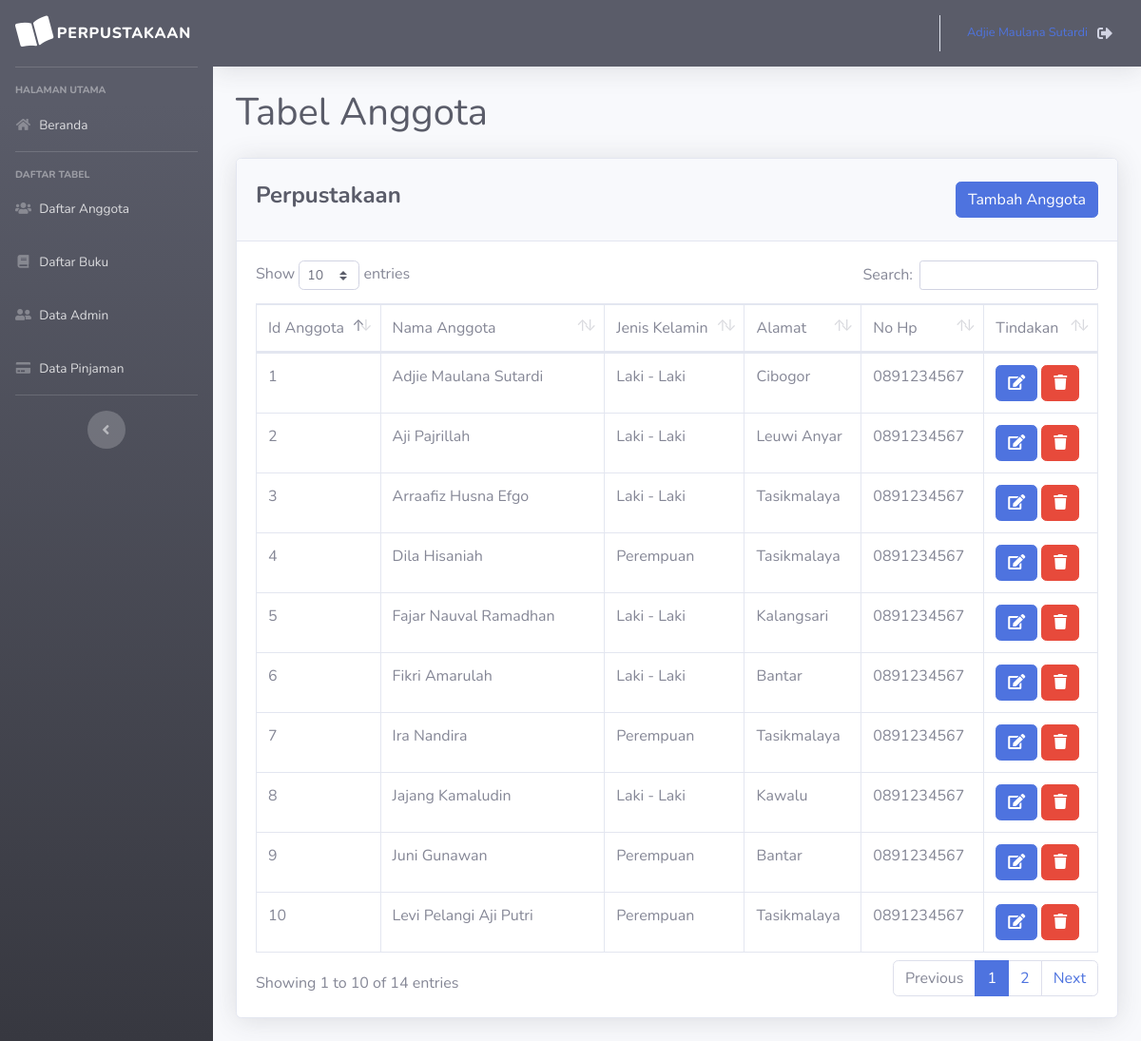
/ci_perpus/ci/index.php, run on the app's committed database.
### tables this page shows
CREATE TABLE `tabel_anggota` (
  `id_anggota` int(5) NOT NULL,
  `nama_anggota` varchar(50) NOT NULL,
  `jenis_kelamin` enum('Laki - Laki','Perempuan') NOT NULL,
  `alamat` text NOT NULL,
  `no_hp` varchar(20) NOT NULL
);

### ci_perpus/ci/application/controllers/Home.php (called while the page is built, shortened)
<?php
class Home extends CI_Controller {
    public function index()
    {
        $data['title'] = 'Perpustakaan';
        $data['tabel_anggota'] = $this->T_anggota->SemuaData();
        $this->load->view('templates/header', $data);
        $this->load->view('templates/sidebar');
        $this->load->view('templates/topbar');
        $this->load->view('templates/index', $data);
        $this->load->view('templates/footer');
    }
}
?>

### ci_perpus/ci/index.php (called while the page is built, shortened)
<?php
require_once BASEPATH.'core/CodeIgniter.php';

### ci_perpus/ci/application/models/T_anggota.php (called while the page is built, shortened)
<?php
class T_anggota extends CI_Model
    {
        public function SemuaData ()
        {
            return $this->db->get('tabel_anggota')->result_array();
        }
    }

### ci_perpus/ci/application/views/templates/index.php (the view, shortened to what this page needs)
<div class="container-fluid">
<h1 class="h1 mb-4 text-dark">Tabel Anggota</h1>
<div class="card shadow mb-4">
    <div class="card-header py-4">
        <h4 class="m-0 font-weight-bold text-dark"><?php echo $title; ?>
        <button type="button" class="btn btn-primary float-right" data-toggle="modal" data-target="#exampleModal">Tambah Anggota</button>
    </div>
<div class="card-body">
    <div class="table-responsive">
        <table class="table table-bordered" id="dataTable" width="100%" cellspacing="0">
        <thead>
    <tr>
        <td>Id Anggota</td>
        <td>Nama Anggota</td>
        <td>Jenis Kelamin</td>
        <td>Alamat</td>
        <td>No Hp</td>
        <td colspan="1">Tindakan</td>
    </tr>
        </thead>
    <tbody>
    <?php foreach ($tabel_anggota as $tbl_agt) : ?>
        <tr>
            <td><?php echo $tbl_agt['id_anggota']; ?></td>
            <td><?php echo $tbl_agt['nama_anggota']; ?></td>
            <td><?php echo $tbl_agt['jenis_kelamin']; ?></td>
            <td><?php echo $tbl_agt['alamat']; ?></td>
            <td><?php echo $tbl_agt['no_hp']; ?></td>
            <td>
                <a href="<?php echo base_url() ?>Home/edit_data/<?php echo $tbl_agt['id_anggota']; ?>" class="btn btn-primary"><i class="fa fa-edit"></i></a>
                <a href="<?php echo base_url() ?>Home/hapus_data/<?php echo $tbl_agt['id_anggota']; ?>" class="btn btn-danger"><i class="fa fa-trash"></i></a>
            </td>
        </tr>
    <?php endforeach; ?>
    </tbody>
</table>
</div>
</div>
</div>
</div>

### data on the page
tabel_anggota: id_anggota "1", nama_anggota "Adjie Maulana Sutardi", jenis_kelamin "Laki - Laki", alamat "Cibogor", no_hp "0891234567"
tabel_anggota: id_anggota "2", nama_anggota "Aji Pajrillah", jenis_kelamin "Laki - Laki", alamat "Leuwi Anyar", no_hp "0891234567"
tabel_anggota: id_anggota "3", nama_anggota "Arraafiz Husna Efgo", jenis_kelamin "Laki - Laki", alamat "Tasikmalaya", no_hp "0891234567"
tabel_anggota: id_anggota "4", nama_anggota "Dila Hisaniah", jenis_kelamin "Perempuan", alamat "Tasikmalaya", no_hp "0891234567"
tabel_anggota: id_anggota "5", nama_anggota "Fajar Nauval Ramadhan", jenis_kelamin "Laki - Laki", alamat "Kalangsari", no_hp "0891234567"
tabel_anggota: id_anggota "6", nama_anggota "Fikri Amarulah", jenis_kelamin "Laki - Laki", alamat "Bantar", no_hp "0891234567"
tabel_anggota: id_anggota "7", nama_anggota "Ira Nandira", jenis_kelamin "Perempuan", alamat "Tasikmalaya", no_hp "0891234567"
tabel_anggota: id_anggota "8", nama_anggota "Jajang Kamaludin", jenis_kelamin "Laki - Laki", alamat "Kawalu", no_hp "0891234567"
tabel_anggota: id_anggota "9", nama_anggota "Juni Gunawan", jenis_kelamin "Perempuan", alamat "Bantar", no_hp "0891234567"
tabel_anggota: id_anggota "10", nama_anggota "Levi Pelangi Aji Putri", jenis_kelamin "Perempuan", alamat "Tasikmalaya", no_hp "0891234567"

### other printed values
$title "Perpustakaan"
